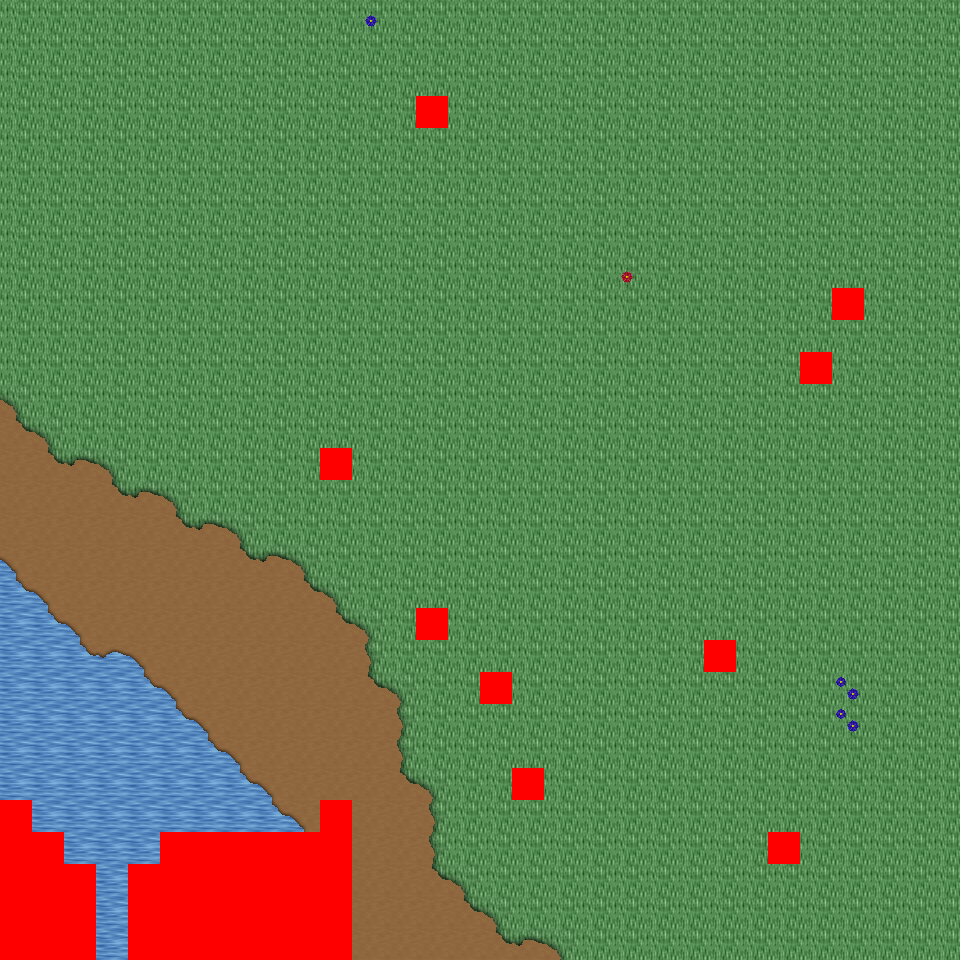

Rendered tile map (Tiled .tmx) drawn with the repository's tilesets; below, a short description and the map source with its tile grids summarised:
An orthogonal 30x30 tile map with 32x32 px tiles, 6 tile layers (Ground, Object, Object2, Above, ...), 45 tilesets and 4 objects (4x mapExit).

<map version="1.0" orientation="orthogonal" renderorder="right-down" width="30" height="30" tilewidth="32" tileheight="32" nextobjectid="5">
  <tileset firstgid="1" name="tileset_logic_collision" tilewidth="32" tileheight="32" tilecount="1" columns="1">
    <image source="../drawable/tileset_logic_collision.png" width="32" height="32" />
  </tileset>
  <tileset firstgid="2" name="tileset_ground_ground" tilewidth="32" tileheight="32" tilecount="33" columns="3">
    <image source="../drawable/tileset_ground_ground.png" width="96" height="352" />
  </tileset>
  <tileset firstgid="35" name="tileset_building_castle" tilewidth="32" tileheight="32" tilecount="320" columns="20">
    <image source="../drawable/tileset_building_castle.png" width="640" height="512" />
  </tileset>
  <tileset firstgid="355" name="tileset_item_weapon_cannon" tilewidth="32" tileheight="32" tilecount="12" columns="3">
    <image source="../drawable/tileset_item_weapon_cannon.png" width="96" height="128" />
  </tileset>
  <tileset firstgid="367" name="tileset_item_pot_barrels_1" tilewidth="32" tileheight="32" tilecount="8" columns="4">
    <image source="../drawable/tileset_item_pot_barrels_1.png" width="128" height="64" />
  </tileset>
  <tileset firstgid="375" name="tileset_ground_grass_edges" tilewidth="32" tileheight="32" tilecount="36" columns="12">
    <image source="../drawable/tileset_ground_grass_edges.png" width="384" height="96" />
  </tileset>
  <tileset firstgid="411" name="tileset_ground_grass_corners" tilewidth="32" tileheight="32" tilecount="24" columns="6">
    <image source="../drawable/tileset_ground_grass_corners.png" width="192" height="128" />
  </tileset>
  <tileset firstgid="435" name="tileset_plant_vine" tilewidth="32" tileheight="32" tilecount="3" columns="1">
    <image source="../drawable/tileset_plant_vine.png" width="32" height="96" />
  </tileset>
  <tileset firstgid="438" name="tileset_ground_water_pool" tilewidth="32" tileheight="32" tilecount="72" columns="3">
    <image source="../drawable/tileset_ground_water_pool.png" width="96" height="768" />
  </tileset>
  <tileset firstgid="510" name="tileset_ground_earth_edges" tilewidth="32" tileheight="32" tilecount="18" columns="6">
    <image source="../drawable/tileset_ground_earth_edges.png" width="192" height="96" />
  </tileset>
  <tileset firstgid="528" name="tileset_building_decoration_chimney" tilewidth="32" tileheight="32" tilecount="2" columns="1">
    <image source="../drawable/tileset_building_decoration_chimney.png" width="32" height="64" />
  </tileset>
  <tileset firstgid="530" name="tileset_building_decoration_chimney_big" tilewidth="32" tileheight="32" tilecount="2" columns="1">
    <image source="../drawable/tileset_building_decoration_chimney_big.png" width="32" height="64" />
  </tileset>
  <tileset firstgid="532" name="tileset_plant_tree_fall_trees" tilewidth="32" tileheight="32" tilecount="40" columns="8">
    <image source="../drawable/tileset_plant_tree_fall_trees.png" width="256" height="160" />
  </tileset>
  <tileset firstgid="572" name="tileset_plant_tree_chestnut_tree" tilewidth="32" tileheight="32" tilecount="20" columns="4">
    <image source="../drawable/tileset_plant_tree_chestnut_tree.png" width="128" height="160" />
  </tileset>
  <tileset firstgid="592" name="tileset_plant_bush_hedge" tilewidth="32" tileheight="32" tilecount="35" columns="5">
    <image source="../drawable/tileset_plant_bush_hedge.png" width="160" height="224" />
  </tileset>
  <tileset firstgid="627" name="tileset_item_statue_gazingball_statue" tilewidth="32" tileheight="32" tilecount="12" columns="3">
    <image source="../drawable/tileset_item_statue_gazingball_statue.png" width="96" height="128" />
  </tileset>
  <tileset firstgid="639" name="tileset_plant_flower_red_blue_clusters" tilewidth="32" tileheight="32" tilecount="4" columns="1">
    <image source="../drawable/tileset_plant_flower_red_blue_clusters.png" width="32" height="128" />
  </tileset>
  <tileset firstgid="643" name="tileset_ground_cobbled_paving" tilewidth="32" tileheight="32" tilecount="1" columns="1">
    <image source="../drawable/tileset_ground_cobbled_paving.png" width="32" height="32" />
  </tileset>
  <tileset firstgid="644" name="tileset_furniture_light_lamp_blue" tilewidth="32" tileheight="32" tilecount="3" columns="1">
    <image source="../drawable/tileset_furniture_light_lamp_blue.png" width="32" height="96" />
  </tileset>
  <tileset firstgid="647" name="tileset_light_dim_light_7x5" tilewidth="32" tileheight="32" tilecount="35" columns="7">
    <image source="../drawable/tileset_light_dim_light_7x5.png" width="224" height="160" />
  </tileset>
  <tileset firstgid="682" name="tileset_light_light_5x5" tilewidth="32" tileheight="32" tilecount="25" columns="5">
    <image source="../drawable/tileset_light_light_5x5.png" width="160" height="160" />
  </tileset>
  <tileset firstgid="707" name="tileset_plant_leaves" tilewidth="32" tileheight="32" tilecount="8" columns="4">
    <image source="../drawable/tileset_plant_leaves.png" width="128" height="64" />
  </tileset>
  <tileset firstgid="715" name="tileset_plant_flower_flowers_mixed" tilewidth="32" tileheight="32" tilecount="16" columns="4">
    <image source="../drawable/tileset_plant_flower_flowers_mixed.png" width="128" height="128" />
  </tileset>
  <tileset firstgid="731" name="tileset_plant_bush_large_green" tilewidth="32" tileheight="32" tilecount="9" columns="3">
    <image source="../drawable/tileset_plant_bush_large_green.png" width="96" height="96" />
  </tileset>
  <tileset firstgid="740" name="tileset_plant_bush_hosta" tilewidth="32" tileheight="32" tilecount="9" columns="3">
    <image source="../drawable/tileset_plant_bush_hosta.png" width="96" height="96" />
  </tileset>
  <tileset firstgid="749" name="tileset_item_statue_fairypool" tilewidth="32" tileheight="32" tilecount="16" columns="2">
    <image source="../drawable/tileset_item_statue_fairypool.png" width="64" height="256" />
  </tileset>
  <tileset firstgid="765" name="tileset_item_statue_grey_stone" tilewidth="32" tileheight="32" tilecount="4" columns="2">
    <image source="../drawable/tileset_item_statue_grey_stone.png" width="64" height="64" />
  </tileset>
  <tileset firstgid="769" name="tileset_item_statue_plants_potted_stone" tilewidth="32" tileheight="32" tilecount="6" columns="3">
    <image source="../drawable/tileset_item_statue_plants_potted_stone.png" width="96" height="64" />
  </tileset>
  <tileset firstgid="775" name="tileset_plant_flower_daisy_blue" tilewidth="32" tileheight="32" tilecount="8" columns="2">
    <image source="../drawable/tileset_plant_flower_daisy_blue.png" width="64" height="128" />
  </tileset>
  <tileset firstgid="783" name="tileset_plant_flower_daisy_red" tilewidth="32" tileheight="32" tilecount="8" columns="2">
    <image source="../drawable/tileset_plant_flower_daisy_red.png" width="64" height="128" />
  </tileset>
  <tileset firstgid="791" name="tileset_plant_flower_daisy_white" tilewidth="32" tileheight="32" tilecount="8" columns="2">
    <image source="../drawable/tileset_plant_flower_daisy_white.png" width="64" height="128" />
  </tileset>
  <tileset firstgid="799" name="tileset_plant_flower_daisy_yellow" tilewidth="32" tileheight="32" tilecount="8" columns="2">
    <image source="../drawable/tileset_plant_flower_daisy_yellow.png" width="64" height="128" />
  </tileset>
  <tileset firstgid="807" name="tileset_furniture_chair_bench_white" tilewidth="32" tileheight="32" tilecount="8" columns="2">
    <image source="../drawable/tileset_furniture_chair_bench_white.png" width="64" height="128" />
  </tileset>
  <tileset firstgid="815" name="tileset_plant_bush_bricked_bushes" tilewidth="32" tileheight="32" tilecount="6" columns="2">
    <image source="../drawable/tileset_plant_bush_bricked_bushes.png" width="64" height="96" />
  </tileset>
  <tileset firstgid="821" name="tileset_plant_stump_small_stump" tilewidth="32" tileheight="32" tilecount="4" columns="2">
    <image source="../drawable/tileset_plant_stump_small_stump.png" width="64" height="64" />
  </tileset>
  <tileset firstgid="825" name="tileset_item_firewood" tilewidth="32" tileheight="32" tilecount="12" columns="3">
    <image source="../drawable/tileset_item_firewood.png" width="96" height="128" />
  </tileset>
  <tileset firstgid="837" name="tileset_item_campfires" tilewidth="32" tileheight="32" tilecount="2" columns="2">
    <image source="../drawable/tileset_item_campfires.png" width="64" height="32" />
  </tileset>
  <tileset firstgid="839" name="tileset_building_wall_int_sandstone" tilewidth="32" tileheight="32" tilecount="15" columns="3">
    <image source="../drawable/tileset_building_wall_int_sandstone.png" width="96" height="160" />
  </tileset>
  <tileset firstgid="854" name="tileset_logic_creature_rodent" tilewidth="32" tileheight="32" tilecount="8" columns="8">
    <image source="../drawable/tileset_logic_creature_rodent.png" width="256" height="32" />
  </tileset>
  <tileset firstgid="862" name="tileset_ground_ground_3" tilewidth="32" tileheight="32" tilecount="5" columns="5">
    <image source="../drawable/tileset_ground_ground_3.png" width="160" height="32" />
  </tileset>
  <tileset firstgid="867" name="tileset_building_cottage" tilewidth="32" tileheight="32" tilecount="256" columns="16">
    <image source="../drawable/tileset_building_cottage.png" width="512" height="512" />
  </tileset>
  <tileset firstgid="1123" name="tileset_building_roof_thatched_roof" tilewidth="32" tileheight="32" tilecount="256" columns="16">
    <image source="../drawable/tileset_building_roof_thatched_roof.png" width="512" height="512" />
  </tileset>
  <tileset firstgid="1379" name="tileset_building_door_doors" tilewidth="32" tileheight="32" tilecount="256" columns="16">
    <image source="../drawable/tileset_building_door_doors.png" width="512" height="512" />
  </tileset>
  <tileset firstgid="1635" name="tileset_building_window_windows" tilewidth="32" tileheight="32" tilecount="256" columns="16">
    <image source="../drawable/tileset_building_window_windows.png" width="512" height="512" />
  </tileset>
  <tileset firstgid="1891" name="tileset_logic_portal" tilewidth="32" tileheight="32" tilecount="24" columns="8">
    <image source="../drawable/tileset_logic_portal.png" width="256" height="96" />
  </tileset>
  <layer name="Ground" width="30" height="30">
    <data>[900 cells, 900 non-empty, 8 distinct tile ids]</data>
  </layer>
  <layer name="Object" width="30" height="30">
    <data>[900 cells, 79 non-empty, 21 distinct tile ids]</data>
  </layer>
  <layer name="Object2" width="30" height="30">
    <data>[900 cells, 1 non-empty, 1 distinct tile ids]</data>
  </layer>
  <layer name="Above" width="30" height="30">
    <data>[900 cells, 0 non-empty, 0 distinct tile ids]</data>
  </layer>
  <layer name="Above2" width="30" height="30">
    <data>[900 cells, 0 non-empty, 0 distinct tile ids]</data>
  </layer>
  <layer name="Walkable" width="30" height="30">
    <data>[900 cells, 49 non-empty, 1 distinct tile ids]</data>
  </layer>
  <objectgroup name="MapEvents">
    <object id="1" name="north" type="mapExit" x="0" y="0" width="960" height="32">
      <properties>
        <property name="map" value="level_0_x17_y61" />
        <property name="x" value="0" />
        <property name="y" value="28" />
      </properties>
    </object>
    <object id="2" name="south" type="mapExit" x="96" y="928" width="32" height="32">
      <properties>
        <property name="map" value="level_0_x17_y63" />
        <property name="x" value="3" />
        <property name="y" value="1" />
      </properties>
    </object>
    <object id="3" name="south2" type="mapExit" x="352" y="928" width="608" height="32">
      <properties>
        <property name="map" value="level_0_x17_y63" />
        <property name="x" value="11" />
        <property name="y" value="1" />
      </properties>
    </object>
    <object id="4" name="east" type="mapExit" x="928" y="0" width="32" height="960">
      <properties>
        <property name="map" value="level_0_x18_y62" />
        <property name="x" value="1" />
        <property name="y" value="0" />
      </properties>
    </object>
  </objectgroup>
</map>
